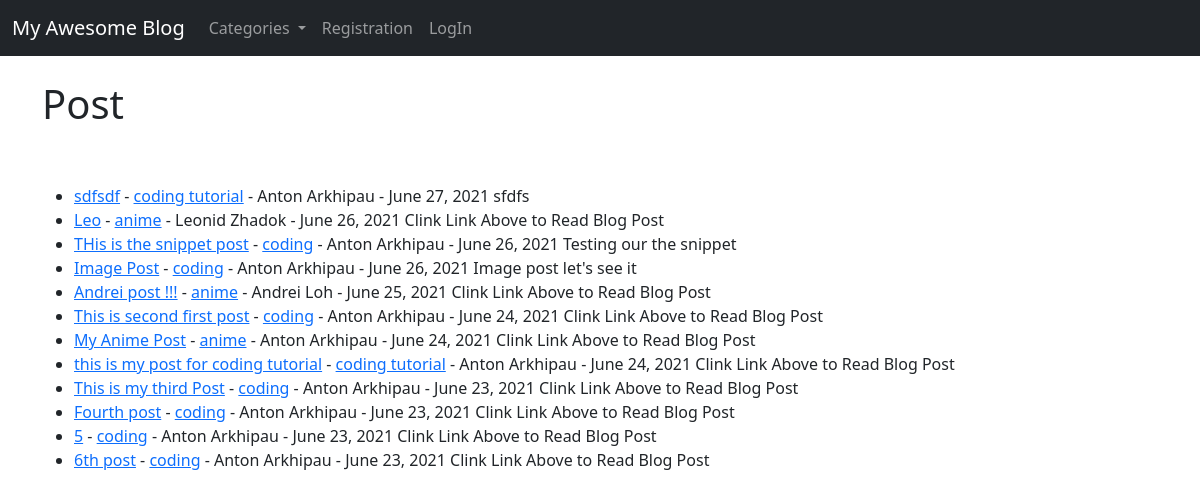
Before: / with the older database file.
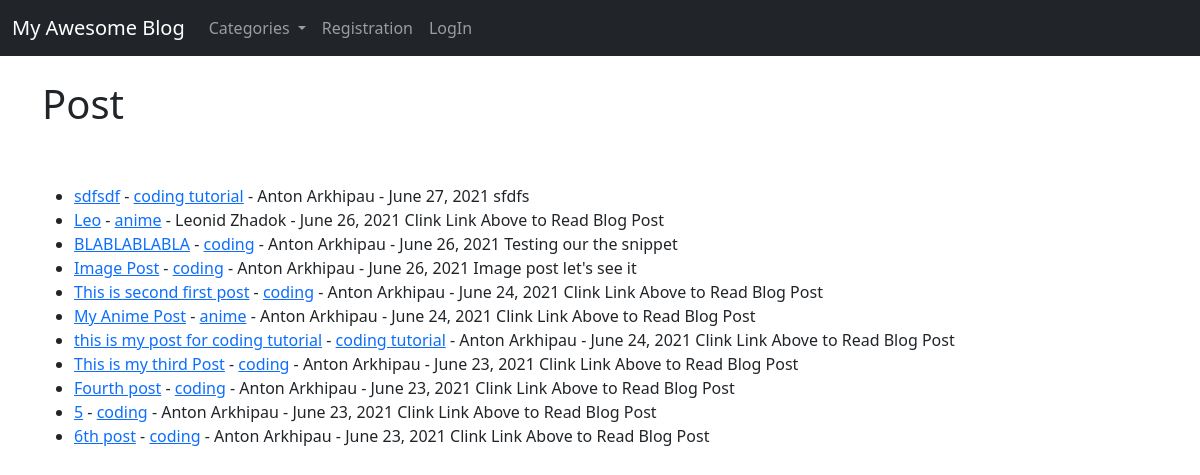
After: the same page with the newer database file.
### myblog/models.py (models this page shows, shortened)
class Post(models.Model):
    title = models.CharField(max_length=255)
    header_image = models.ImageField(null=True, blank=True, upload_to="images/")
    title_tag = models.CharField(max_length=255)
    author = models.ForeignKey(User, on_delete=CASCADE)
    body = models.TextField()
    post_date = models.DateField(auto_now_add=True)
    category = models.CharField(max_length=255, default='coding')
    snippet = models.CharField(max_length=255)
    likes = models.ManyToManyField(User, related_name='blog_post')

### myblog/views.py (the view)
# urls.py: path('', HomeView.as_view(), name="home"),
class HomeView(ListView):
    model = Post
    template_name = 'home.html'
    ordering = ['-post_date']
    def get_context_data(self, *args, **kwargs):
        cat_menu = Category.objects.all()
        context = super().get_context_data(*args, **kwargs)
        context["cat_menu"] = cat_menu
        return context

### myblog/models.py (called while the page is built)
    def __str__(self):
        return self.name

### myblog/templates/home.html (shortened to what this page needs)
{% extends 'base.html' %}
{% block content %}
<h1>Post</h1>
<br><br>
<ul>
{% for post in object_list %}
    <li><a href="{% url 'article-detail' post.pk %}">{{ post.title }}</a>
      - <a href=" {% url 'category' post.category|slugify %} ">{{post.category}}</a>
     - {{ post.author.first_name }}
       {{ post.author.last_name }}
     - {{ post.post_date }}
    {{ post.snippet }}
    </li>
{% endfor %}
</ul>
{% endblock %}

Changed rows visible on the page:
removed Post: title "Andrei post !!!", category "anime", author.first_name "Andrei", author.last_name "Loh", post_date "June 25, 2021", snippet "Clink Link Above to Read Blog Post"
changed Post "Testing our the snippet": title "THis is the snippet post" → "BLABLABLABLA"
